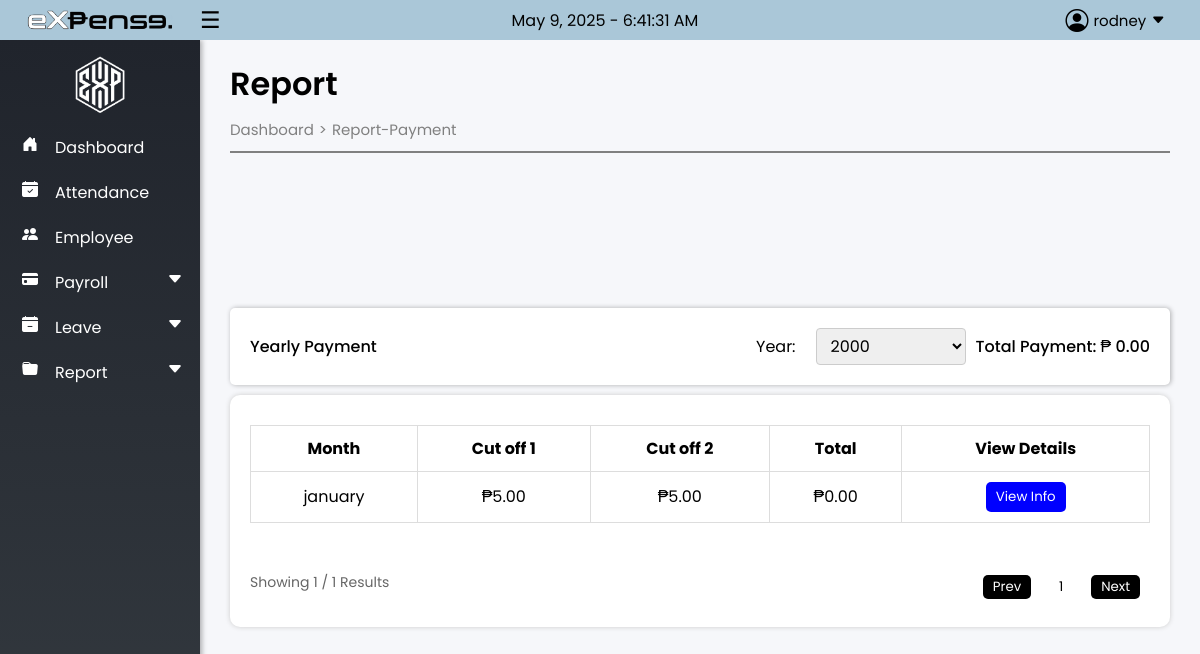
The app's page /payroll/adminpage/report_payment.php (signed in) with its own data.
### tables this page shows
CREATE TABLE `tbl_admin_acc` (
  `admin_id` int(100) NOT NULL,
  `lastname` varchar(100) NOT NULL,
  `firstname` varchar(100) NOT NULL,
  `middlename` varchar(100) DEFAULT NULL,
  `email` varchar(100) NOT NULL,
  `password` varchar(100) NOT NULL,
  `otp` int(20) NOT NULL
);

CREATE TABLE `tbl_payment` (
  `emp_id` int(100) NOT NULL,
  `payment_id` int(100) NOT NULL,
  `year` int(100) NOT NULL,
  `month` varchar(100) NOT NULL,
  `cutoff` varchar(1) NOT NULL COMMENT '1 or 2',
  `status` varchar(100) NOT NULL COMMENT 'paid or unpaid',
  `basic_pay` double NOT NULL,
  `holiday_pay` double DEFAULT NULL,
  `ot_pay` double DEFAULT NULL,
  `total` int(11) DEFAULT NULL
);

### payroll/adminpage/database/session.php (called while the page is built, shortened)
<?php
if (isset($_SESSION['email']) && isset($_SESSION['account_id'])) {
    $account = $_SESSION['email'];
    $stmt = $conn->prepare("SELECT * FROM tbl_admin_acc WHERE email = ?");
    $stmt->bind_param("s", $account);
    $stmt->execute();
    $user_result = $stmt->get_result();
    if ($user_result->num_rows > 0) {
        $user = $user_result->fetch_assoc();
    }
} else {
    session_destroy();
    header('Location: ../index.php');
    exit();
}
?>

### payroll/adminpage/report_payment.php (the view, shortened to what this page needs)
<?php
include '../assets/databse/connection.php';
include './database/session.php';
$query = "SELECT month, cutoff, total FROM tbl_payment ORDER BY FIELD(month, 'January', 'February', 'March', 'April', 'May', 'June', 'July', 'August', 'September', 'October', 'November', 'December')";
$result = mysqli_query($conn, $query);
$total_query = "SELECT COUNT(*) AS total_results FROM tbl_payment";
$total_result = mysqli_query($conn, $total_query);
$total_row = mysqli_fetch_assoc($total_result);
$total_results = $total_row['total_results'];
?>
<!DOCTYPE html>
<html lang="en">
<head>
    <link rel="stylesheet" href="./css/main.css">
    <link rel="stylesheet" href="./css/report_payment.css">
</head>
<body>
    <?php include 'sidenav.php'; ?>
    <div class="container">
        <div id="mainContent" class="main">
            <div class="head-title">
                <h1>Report</h1>
                <div class="breadcrumb">
                    <h5><a href="./dashboard.php">Dashboard </a></h5>
                    <span> > </span>
                    <h5><a href="./report_payment.php">Report-Payment </a></h5>
                </div>
                <hr>
            </div>
            <div class="main-content">
                <div class="sub-content">
                    <div class="selection_div">
                        <p class="label">Yearly Payment</p>
                        <div class="payment_details">
                            <label for="year-picker" class="year_label">Year:</label>
                            <select id="year-picker" class="year-picker">
                            </select>
                            <p class="total_payment">Total Payment: <span>&#8369;
                                    <?php
                                    $total_query = "SELECT SUM(total) AS total_payment FROM tbl_payment";
                                    $total_result = mysqli_query($conn, $total_query);
                                    $total_row = mysqli_fetch_assoc($total_result);
                                    echo number_format($total_row['total_payment'], 2);
                                    ?>
                                </span></p>
                        </div>
                    </div>
                    <div class="content">
                        <table>
                            <thead>
                                <tr>
                                    <th>Month</th>
                                    <th>Cut off 1</th>
                                    <th>Cut off 2</th>
                                    <th>Total</th>
                                    <th>View Details</th>
                                </tr>
                            </thead>
                            <tbody>
                                <?php while ($row = mysqli_fetch_assoc($result)) { ?>
                                    <tr>
                                        <td><?php echo $row['month']; ?></td>
                                        <td>₱<?php echo number_format($row['cutoff'], 2); ?></td>
                                        <td>₱<?php echo number_format($row['cutoff'], 2); ?></td>
                                        <td>₱<?php echo number_format($row['total'], 2); ?></td>
                                        <td class="td-text">
                                            <div class="action-buttons">
                                                <button class="view-btn" onclick="openModal()">View Info</button>
                                            </div>
                                        </td>
                                    </tr>
                                <?php } ?>
                            </tbody>
                        </table>
                        <br>
                        <div class="pagination">
                            <p id="pagination-text">Showing 1 / <?php echo $total_results; ?> Results</p>
                            <div class="pagination">
                                <button id="prevPage">Prev</button>
                                <input type="text" class="perpage" id="currentPage" value="1" readonly />
                                <button id="nextPage">Next</button>
                            </div>
                        </div>
                    </div>
                </div>
            </div>
        </div>
</body>
</html>

### payroll/adminpage/sidenav.php (shortened to what this page needs)
<!DOCTYPE html>
<html lang="en">
<head>
    <link rel="stylesheet" href="https://cdn.jsdelivr.net/npm/bootstrap-icons@1.3.0/font/bootstrap-icons.css">
    <link rel="stylesheet" href="./css/main.css">
</head>
<body>
    <div class="sidenav" id="sidenav">
        <div class="header">
            <a href="dashboard.php" class="title-tags"><span class="comp-name"><img src="../assets/title.png" class="title-name" alt="ExPense"></span></a>
            <div class="toggle-btn" onclick="toggleNav()"><span class="menu-icon">☰</span></div>
            <span class="current-date-time">
                <span id="current-date"></span> - <span id="current-time"></span>
            </span>
            <div class="profile" onclick="toggleDropdown()">
                <i class="bi bi-person-circle profile-icon"></i> <span class="user-name"><?php echo $user['firstname']; ?></span><i class="bi bi-caret-down-fill profile-arrow"></i>
            </div>
        </div>
        <div class="logodetails">
            <a href="dashboard.php" class="logo">
                <img src="../assets/logowhite-.png" alt="logo">
            </a>
        </div>
        <ul class="nav-links">
            <li>
                <a href="./dashboard.php">
                    <i class="bi bi-house-door-fill"></i>
                    <span class="link-name">Dashboard</span>
                </a>
            </li>
            <li>
                <a href="./attendance.php">
                    <i class="bi bi-calendar-check-fill"></i>
                    <span class="link-name">Attendance</span>
                </a>
            </li>
            <li>
                <a href="./employee.php">
                    <i class="bi bi-people-fill"></i>
                    <span class="link-name">Employee</span>
                </a>
            </li>
            <li>
                <div class="icon-link">
                    <a href="" class="disabled-link">
                        <i class="bi bi-credit-card-fill"></i>
                        <span class="link-name">Payroll</span>
                    </a>
                    <i class="bi bi-caret-down-fill arrow"></i>
                </div>
            </li>
            <li>
                <div class="icon-link">
                    <a href="" class="disabled-link">
                        <i class="bi bi-calendar-minus-fill"></i>
                        <span class="link-name">Leave</span>
                    </a>
                    <i class="bi bi-caret-down-fill arrow"></i>
                </div>
            </li>
            <li>
                <div class="icon-link">
                    <a href="" class="disabled-link">
                        <i class="bi bi-folder-fill"></i>
                        <span class="link-name">Report</span>
                    </a>
                    <i class="bi bi-caret-down-fill arrow"></i>
                </div>
            </li>
        </ul>
    </div>
</body>
</html>

### payroll/adminpage/css/main.css (style rules this page uses)
* { font-family: 'Poppins', sans-serif; }
body { margin: 0; height: 100%; background-color: #F6F7FA; }
.main { flex-grow: 1; padding: 20px; background-color: #F6F7FA; margin-left: 200px; margin-top: 30px; }
.container { display: flex; min-height: 100vh; flex-direction: column; justify-content: flex-start; overflow-y: auto; }
.head-title { margin: 10px; }
.main-content { display: flex; justify-content: center; align-items: center; flex-direction: column; min-height: 76vh; margin-top: -20px; }
.sub-content { width: 100%; }
h1 { margin: 10px 0px 10px 0px; font-weight: 520; }
.breadcrumb { display: flex; align-items: center; gap: 5px; }
.breadcrumb h5, .breadcrumb span { margin: 0; font-size: 15px; font-weight: 400; }
.breadcrumb span { color: gray; }
.breadcrumb a { text-decoration: none; color: gray; }
hr { border: 0.5px, solid gray; margin: 10px 0px 10px 0px; ; }
#mainContent, .toggle-btn { transition: margin-left 0.2s ease; }
#mainContent { margin-left: 200px; }
* { font-family: 'Poppins', sans-serif; padding: 0; }
.logo { display: flex; justify-content: center; align-items: center; height: 90px; font-size: 20px; }
img { height: 60px; }
.sidenav { background-color: #20242C; color: white; width: 200px; min-width: 60px; transition: width 0.3s; box-shadow: 2px 0 5px rgba(0, 0, 0, 0.3); background: linear-gradient(180deg, #20242C, #343A40); position: fixed; top: 40px; bottom: 0; left: 0; font-size: 16px; }
.sidenav img { transition: all 0.2s ease; }
.sidenav .nav-links { height: 100%; overflow: auto; margin-top: -8px; }
.sidenav .nav-links { overflow: visible; }
.sidenav .nav-links li { position: relative; list-style: none; transition: all 0.2s ease; }
.sidenav .nav-links li i { height: 40px; min-width: 50px; text-align: center; line-height: 35px; color: #fff; transition: all 0.2s ease; }
.sidenav .nav-links li a { text-decoration: none; margin: 5px; }
.link-name { font-size: 15px; font-weight: 400; color: #fff; }
li a { display: flex; align-items: center; }
li a i { font-size: 1em; }
li a span.link-name { font-size: 1em; transition: all 0.2s ease; }
.sidenav .nav-links li .icon-link { display: flex; align-items: center; justify-content: space-between; height: 40px; margin-top: 5px; margin-bottom: 5px; }
.header { background-color: #AAC7D8; color: black; padding: 10px 5px; text-align: center; font-size: 24px; position: fixed; top: 0; width: 100%; z-index: 1000; display: flex; justify-content: space-between; align-items: center; height: 20px; }
.current-date-time { font-size: 16px; position: absolute; left: 50%; transform: translateX(-50%); text-align: center; }
.header .toggle-btn { color: black; cursor: pointer; font-size: 18px; position: absolute; left: 200px; }
.toggle-btn { display: flex; justify-content: center; align-items: center; cursor: pointer; }
.profile-arrow { font-size: 14px !important; transition: transform 0.2s ease; }
.menu-icon { font-size: 23px; transition: all 0.2s ease; }
.comp-name { margin-left: 22px; color: black; text-decoration: none; font-weight: 500; transition: font-size 0.3s ease, margin-left 0.3s ease; text-align: center; display: inline-block; display: inline-flex; justify-content: center; align-items: center; }
.comp-name img { transition: height 0.3s ease, margin-left 0.3s ease; }
.title-tags { text-decoration: none; display: inline-flex; justify-content: center; align-items: center; }
.title-name { height: 20px; transition: all 0.2s ease; }
.profile { display: flex; align-items: center; justify-content: center; gap: 5px; font-size: 15px; position: absolute; right: 0; padding: 5px 10px; cursor: pointer; text-align: center; transition: background-color 0.3s, color 0.3s; position: relative; transform: translateX(-50%); max-width: 100px; height: 30px; margin-right: -30px; }
a { text-decoration: none; }
.profile i { font-size: 23px; line-height: 0.5; transition: transform 0.3s; }

### records on screen
tbl_admin_acc: firstname "rodney"
tbl_payment: month "january", cutoff "5.00", total "0.00"

### other values on screen
$total_row['total_payment'] "0.00"
